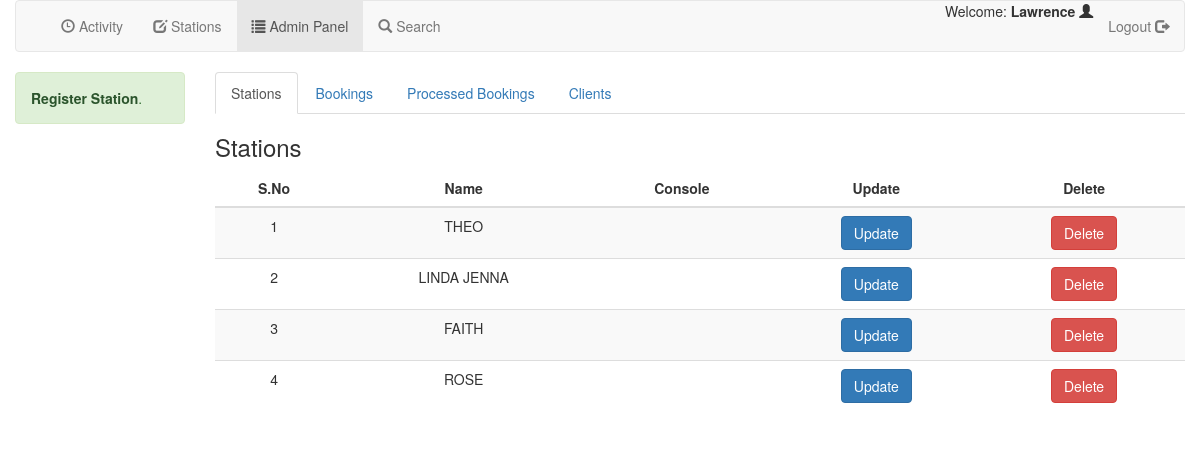
/adminpanel.php (signed in), run on the app's committed database.
### tables this page shows
CREATE TABLE `station` (
  `id` int(11) NOT NULL,
  `Name` varchar(255) NOT NULL,
  `Phone` varchar(10) NOT NULL,
  `Specialty` text NOT NULL
);

### adminpanel.php (the view, shortened to what this page needs)
<?php
include 'databaseconfig.php';
?>
<!DOCTYPE html>
<html lang="en" dir="ltr">
<head>
  <link rel="stylesheet" href="Resources/Bootstrap/css/bootstrap.css">
  <link rel="stylesheet" href="jeav.css">
</head>
<body>
  <div class="container-fluid">
    <nav class="navbar navbar-default">
      <div class="container-fluid">
        <div class="navbar-header">
          <a class="navbar-brand" href="#">
          </a>
        </div>
        <ul class="nav navbar-nav">
          <li><a href="active.php"><span class="glyphicon glyphicon-time"></span> Activity</a></li>
          <li><a href="station.php"> <span class="glyphicon glyphicon-edit"></span> Stations</a></li>
          <li class="active"><a href="adminpanel.php"> <span class="glyphicon glyphicon-list"></span> Admin Panel</a></li>
          <li><a href="search.php"><span class="glyphicon glyphicon-search"></span> Search</a></li>
        </ul>
        <ul class="nav navbar-nav navbar-right">
          <li>Welcome:<strong> <?php echo $_SESSION['username']; ?></strong> <span class="glyphicon glyphicon-user"></span></li>
          <li> <a href="logout.php">
              Logout <span class="glyphicon glyphicon-log-out"></span></a> </li>
        </ul>
      </div>
    </nav>
    <div class="row">
      <div class="col-lg-2 cok-sm-2 col-md-2">
        <div class="alert alert-success">
          <a href="registerstation.php" class="alert-link"> <strong>Register Station</strong></a>.
        </div>
      </div>
      <div class="col-lg-10 col-md-10 col-sm-10">
        <ul class="nav nav-tabs">
          <li class="active"><a data-toggle="tab" href="#home">Stations</a></li>
          <li><a data-toggle="tab" href="#menu1">Bookings</a></li>
          <li><a data-toggle="tab" href="#menu2">Processed Bookings</a></li>
          <li><a data-toggle="tab" href="#menu3">Clients</a></li>
        </ul>
        <div class="tab-content">
          <div id="home" class="tab-pane fade in active">
            <h3>Stations</h3>
            <p>
            <table class="table-striped table">
              <thead>
                <tr>
                  <th>
                    <center>S.No</center>
                  </th>
                  <th>
                    <center>Name</center>
                  </th>
                  <th>
                    <center>Console</center>
                  </th>
                  <th>
                    <center>Update</center>
                  </th>
                  <th>
                    <center>Delete</center>
                  </th>
                </tr>
              </thead>
              <tbody>
                <?php
                $selector1 = "SELECT * FROM station";
                $count1 = 1;
                $result1 = mysqli_query($conn, $selector1);
                while ($row = mysqli_fetch_assoc($result1)) {
                ?>
                  <tr>
                    <td align="center"><?php echo $count1; ?></td>
                    <td align="center"><?php echo $row['Name']; ?></td>
                    <td align="center"><?php echo $row['Console']; ?></td>
                    <td align="center"><a href="updatestation.php?id=<?php echo $row['id'] ?>">
                        <button type="button" class="btn btn-md btn-primary" name="button">Update</button> </td>
                    <td align="center"> <a href="delete1.php?ID=<?php echo $row['id']; ?>"> <button type="button" name="button" class="btn btn-md btn-danger">Delete</button> </a> </td>
                  </tr>
                <?php
                  $count1++;
                } ?>
              </tbody>
            </table>
            </p>
          </div>
        </div>
      </div>
    </div>
  </div>
</body>
</html>

### data on the page
station: Name "THEO"
station: Name "LINDA JENNA"
station: Name "FAITH"
station: Name "ROSE"

### other printed values
$_SESSION['username'] "Lawrence"
